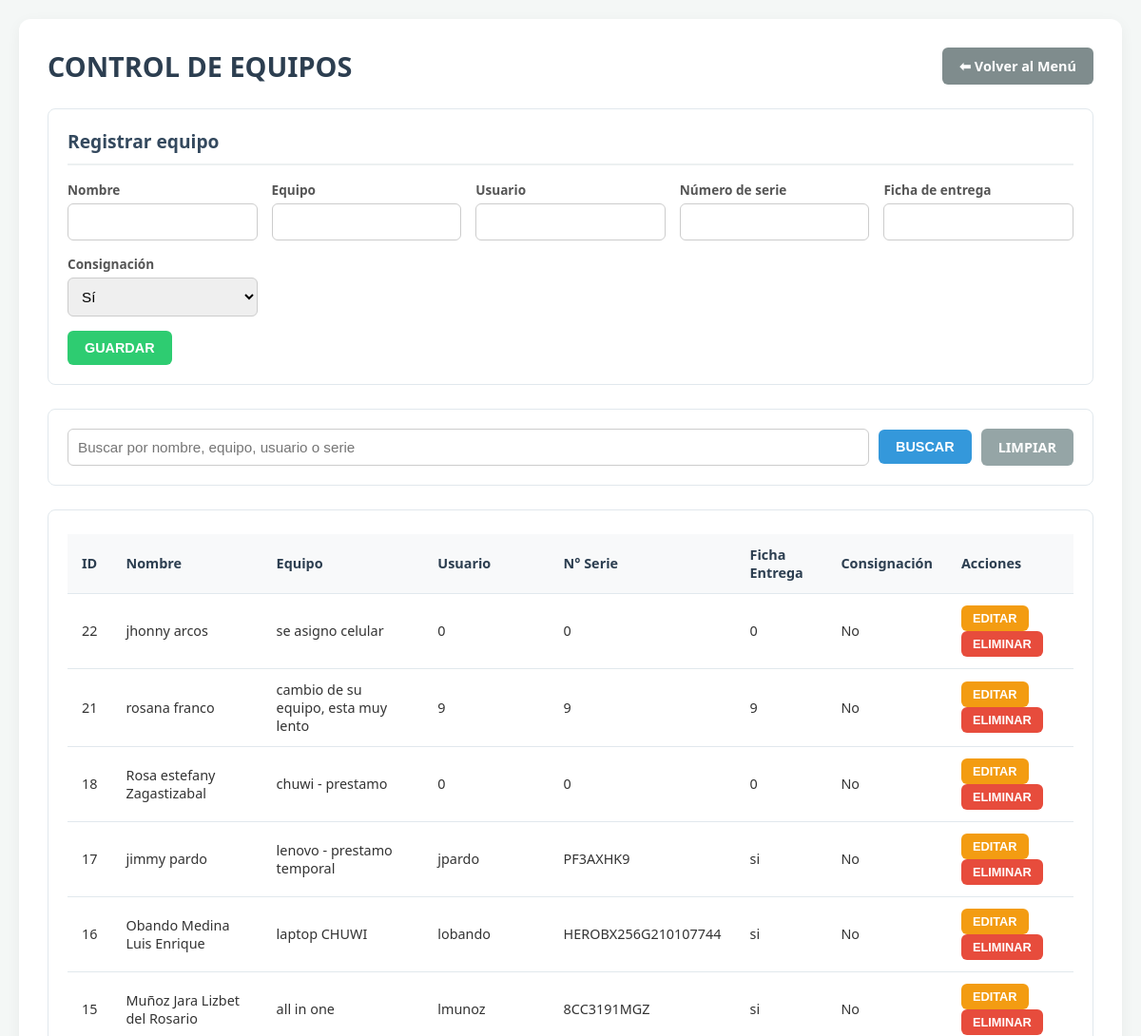
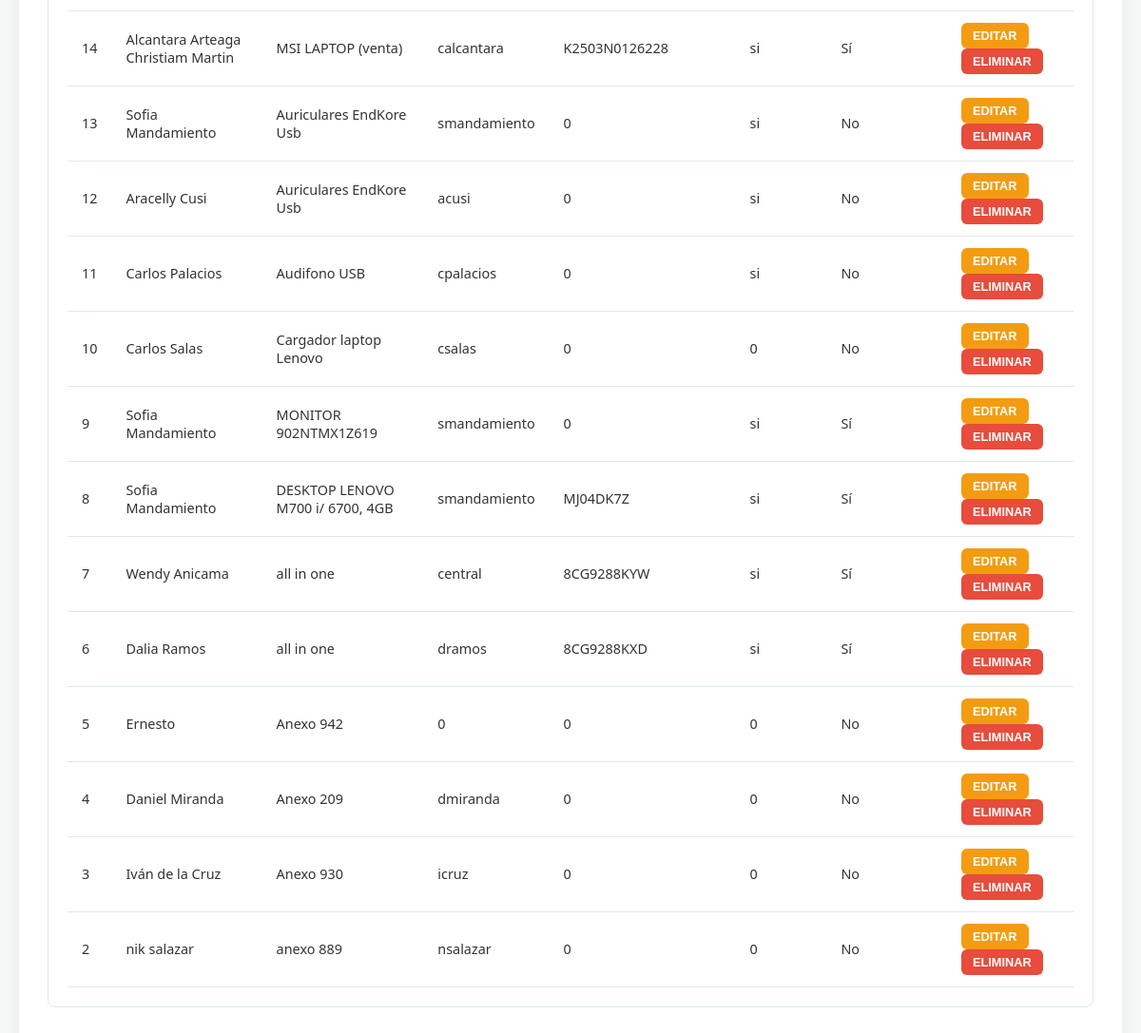
/personal, run on the app's committed database (2 pictures, top to bottom).
### tables this page shows
CREATE TABLE equipos (
            id INTEGER PRIMARY KEY AUTOINCREMENT,
            nombre TEXT NOT NULL,
            equipo TEXT NOT NULL,
            usuario TEXT NOT NULL,
            numero_serie TEXT NOT NULL,
            ficha_entrega TEXT NOT NULL,
            consignacion TEXT NOT NULL
        );

### main.py (the view)
@app.route("/personal")
def inicio():
    texto = request.args.get("buscar", "")
    if texto:
        equipos = buscar_equipos(texto)
    else:
        equipos = consultar_equipos()
    return render_template(
        "index.html",
        equipos=equipos,
        buscar=texto
    )

### consultar.py (called while the page is built)
def consultar_equipos():
    conexion = conectar()
    registros = conexion.execute("""
        SELECT *
        FROM equipos
        ORDER BY id DESC
    """).fetchall()
    conexion.close()
    return registros

### database.py (called while the page is built)
def conectar():
    conexion = sqlite3.connect(NOMBRE_BD)
    conexion.row_factory = sqlite3.Row
    return conexion

### templates/index.html (shortened to what this page needs)
<!DOCTYPE html>
<html lang="es">
<head>
    <link rel="stylesheet"
          href="{{ url_for('static', filename='estilos.css') }}">
</head>
<body>
<div class="contenedor">
    <div class="header-flex">
        <h1>CONTROL DE EQUIPOS</h1>
        <a href="{{ url_for('menu_principal') }}" class="btn cancelar">⬅ Volver al Menú</a>
    </div>
    <div class="tarjeta">
        <h2>Registrar equipo</h2>
        <form action="{{ url_for('guardar') }}"
              method="POST">
            <div class="formulario">
                <div>
                    <label for="nombre">Nombre</label>
                    <input
                        type="text"
                        id="nombre"
                        name="nombre"
                        required>
                </div>
                <div>
                    <label for="equipo">Equipo</label>
                    <input
                        type="text"
                        id="equipo"
                        name="equipo"
                        required>
                </div>
                <div>
                    <label for="usuario">Usuario</label>
                    <input
                        type="text"
                        id="usuario"
                        name="usuario"
                        required>
                </div>
                <div>
                    <label for="numero_serie">
                        Número de serie
                    </label>
                    <input
                        type="text"
                        id="numero_serie"
                        name="numero_serie"
                        required>
                </div>
                <div>
                    <label for="ficha_entrega">
                        Ficha de entrega
                    </label>
                    <input
                        type="text"
                        id="ficha_entrega"
                        name="ficha_entrega"
                        required>
                </div>
                <div>
                    <label for="consignacion">
                        Consignación
                    </label>
                    <select
                        id="consignacion"
                        name="consignacion">
                        <option value="Sí">Sí</option>
                    </select>
                </div>
            </div>
            <button
                class="btn guardar"
                type="submit">
                GUARDAR
            </button>
        </form>
    </div>
    <div class="busqueda">
        <form
            method="GET"
            action="{{ url_for('inicio') }}">
            <input
                type="text"
                name="buscar"
                value="{{ buscar }}"
                placeholder="Buscar por nombre, equipo, usuario o serie">
            <button
                type="submit"
                class="btn buscar">
                BUSCAR
            </button>
            <a
                href="{{ url_for('inicio') }}"
                class="btn limpiar">
                LIMPIAR
            </a>
        </form>
    </div>
    <div class="tabla-contenedor">
        <table>
            <thead>
                <tr>
                    <th>ID</th>
                    <th>Nombre</th>
                    <th>Equipo</th>
                    <th>Usuario</th>
                    <th>N° Serie</th>
                    <th>Ficha Entrega</th>
                    <th>Consignación</th>
                    <th>Acciones</th>
                </tr>
            </thead>
            <tbody>
            {% for equipo in equipos %}
                <tr>
                    <td>
                        {{ equipo["id"] }}
                    </td>
                    <td>
                        {{ equipo["nombre"] }}
                    </td>
                    <td>
                        {{ equipo["equipo"] }}
                    </td>
                    <td>
                        {{ equipo["usuario"] }}
                    </td>
                    <td>
                        {{ equipo["numero_serie"] }}
                    </td>
                    <td>
                        {{ equipo["ficha_entrega"] }}
                    </td>
                    <td>
                        {{ equipo["consignacion"] }}
                    </td>
                    <td>
               <button type="button" class="btn editar"
    data-id="{{ equipo['id'] }}"
    data-nombre="{{ equipo['nombre'] }}"
    data-equipo="{{ equipo['equipo'] }}"
    data-usuario="{{ equipo['usuario'] }}"
    data-serie="{{ equipo['numero_serie'] }}"
    data-ficha="{{ equipo['ficha_entrega'] }}"
    data-consignacion="{{ equipo['consignacion'] }}"
    onclick="editarEquipoDesdeDataset(this)">
    EDITAR
</button>
                        <form
                            action="{{ url_for('eliminar', id_equipo=equipo['id']) }}"
                            method="POST"
                            style="display:inline;"
                            onsubmit="return confirmarEliminar();">
                            <button
                                type="submit"
                                class="btn eliminar">
                                ELIMINAR
                            </button>
                        </form>
                    </td>
                </tr>
            {% endfor %}
            </tbody>
        </table>
    </div>
</div>
</body>
</html>

### static/estilos.css (style rules this page uses)
body { font-family: 'Segoe UI', Tahoma, Geneva, Verdana, sans-serif; background-color: #f4f7f6; color: #333; margin: 0; padding: 20px; }
.contenedor { max-width: 1200px; margin: 0 auto; background: #ffffff; padding: 30px; border-radius: 12px; box-shadow: 0 4px 15px rgba(0, 0, 0, 0.05); }
h1 { text-align: center; color: #2c3e50; margin-bottom: 30px; font-weight: 700; }
.tarjeta, .busqueda, .tabla-contenedor { background: #ffffff; padding: 20px; border-radius: 8px; margin-bottom: 25px; border: 1px solid #e1e8ed; }
.tarjeta h2 { margin-top: 0; color: #34495e; font-size: 1.2rem; border-bottom: 2px solid #ecf0f1; padding-bottom: 10px; }
.formulario { display: grid; grid-template-columns: repeat(auto-fit, minmax(180px, 1fr)); gap: 15px; margin-bottom: 15px; }
.formulario div { display: flex; flex-direction: column; }
label { font-size: 0.85rem; font-weight: 600; margin-bottom: 5px; color: #555; }
input[type="text"], select { padding: 10px; border: 1px solid #ccc; border-radius: 6px; font-size: 0.95rem; outline: none; transition: border-color 0.2s; width: 100%; box-sizing: border-box; }
.busqueda form { display: flex; gap: 10px; align-items: center; }
.busqueda input[type="text"] { flex: 1; }
.btn { padding: 10px 18px; border: none; border-radius: 6px; font-weight: bold; cursor: pointer; text-decoration: none; display: inline-block; text-align: center; font-size: 0.9rem; transition: background 0.2s; }
.btn.guardar { background-color: #2ecc71; color: white; }
.btn.buscar { background-color: #3498db; color: white; }
.btn.limpiar { background-color: #95a5a6; color: white; }
.btn.editar { background-color: #f39c12; color: white; padding: 6px 12px; font-size: 0.8rem; }
.btn.eliminar { background-color: #e74c3c; color: white; padding: 6px 12px; font-size: 0.8rem; }
.btn.cancelar { background-color: #7f8c8d; color: white; }
.tabla-contenedor { overflow-x: auto; }
table { width: 100%; border-collapse: collapse; margin-top: 5px; }
th, td { padding: 12px 15px; text-align: left; border-bottom: 1px solid #e1e8ed; font-size: 0.9rem; }
th { background-color: #f8f9fa; color: #2c3e50; font-weight: 600; }
.header-flex { display: flex; justify-content: space-between; align-items: center; width: 100%; margin-bottom: 25px; }
.header-flex h1 { margin: 0; font-size: 1.8rem; }

### data on the page
equipos: id "22", nombre "jhonny arcos", equipo "se asigno celular", usuario "0", numero_serie "0", ficha_entrega "0", consignacion "No"
equipos: id "21", nombre "rosana franco", equipo "cambio de su equipo, esta muy lento", usuario "9", numero_serie "9", ficha_entrega "9", consignacion "No"
equipos: id "18", nombre "Rosa estefany Zagastizabal", equipo "chuwi - prestamo", usuario "0", numero_serie "0", ficha_entrega "0", consignacion "No"
equipos: id "17", nombre "jimmy pardo", equipo "lenovo - prestamo temporal", usuario "jpardo", numero_serie "PF3AXHK9", ficha_entrega "si", consignacion "No"
equipos: id "16", nombre "Obando Medina Luis Enrique", equipo "laptop CHUWI", usuario "lobando", numero_serie "HEROBX256G210107744", ficha_entrega "si", consignacion "No"
equipos: id "15", nombre "Muñoz Jara Lizbet del Rosario", equipo "all in one", usuario "lmunoz", numero_serie "8CC3191MGZ", ficha_entrega "si", consignacion "No"
equipos: id "14", nombre "Alcantara Arteaga Christiam Martin", equipo "MSI LAPTOP (venta)", usuario "calcantara", numero_serie "K2503N0126228", ficha_entrega "si", consignacion "Sí"
equipos: id "13", nombre "Sofia Mandamiento", equipo "Auriculares EndKore Usb", usuario "smandamiento", numero_serie "0", ficha_entrega "si", consignacion "No"
equipos: id "12", nombre "Aracelly Cusi", equipo "Auriculares EndKore Usb", usuario "acusi", numero_serie "0", ficha_entrega "si", consignacion "No"
equipos: id "11", nombre "Carlos Palacios", equipo "Audifono USB", usuario "cpalacios", numero_serie "0", ficha_entrega "si", consignacion "No"
equipos: id "10", nombre "Carlos Salas", equipo "Cargador laptop Lenovo", usuario "csalas", numero_serie "0", ficha_entrega "0", consignacion "No"
equipos: id "9", nombre "Sofia Mandamiento", equipo "MONITOR 902NTMX1Z619", usuario "smandamiento", numero_serie "0", ficha_entrega "si", consignacion "Sí"
equipos: id "8", nombre "Sofia Mandamiento", equipo "DESKTOP LENOVO M700 i/ 6700, 4GB", usuario "smandamiento", numero_serie "MJ04DK7Z", ficha_entrega "si", consignacion "Sí"
equipos: id "7", nombre "Wendy Anicama", equipo "all in one", usuario "central", numero_serie "8CG9288KYW", ficha_entrega "si", consignacion "Sí"
equipos: id "6", nombre "Dalia Ramos", equipo "all in one", usuario "dramos", numero_serie "8CG9288KXD", ficha_entrega "si", consignacion "Sí"
equipos: id "5", nombre "Ernesto", equipo "Anexo 942", usuario "0", numero_serie "0", ficha_entrega "0", consignacion "No"
equipos: id "4", nombre "Daniel Miranda", equipo "Anexo 209", usuario "dmiranda", numero_serie "0", ficha_entrega "0", consignacion "No"
equipos: id "3", nombre "Iván de la Cruz", equipo "Anexo 930", usuario "icruz", numero_serie "0", ficha_entrega "0", consignacion "No"
equipos: id "2", nombre "nik salazar", equipo "anexo 889", usuario "nsalazar", numero_serie "0", ficha_entrega "0", consignacion "No"
